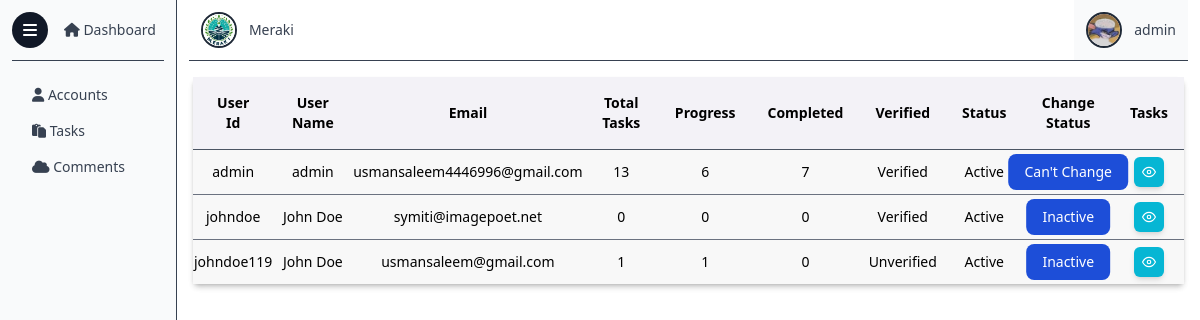
The app's page /dashboard.php (signed in), older data.
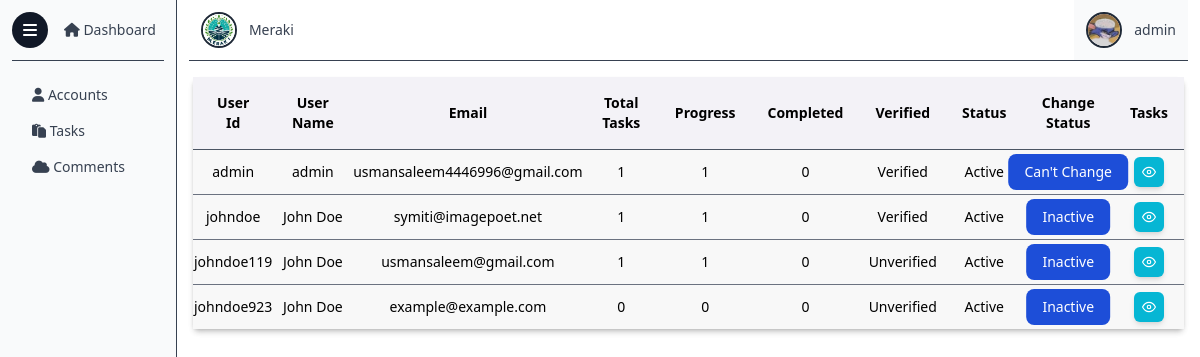
The same page, newer data.
### tables this page shows
CREATE TABLE `users` (
  `id` varchar(30) NOT NULL,
  `name` varchar(30) NOT NULL,
  `email` varchar(30) NOT NULL,
  `pass` text NOT NULL,
  `img` text NOT NULL,
  `status` int(1) NOT NULL,
  `admin` int(11) NOT NULL DEFAULT 0,
  `active` int(11) NOT NULL DEFAULT 1
);

### dashboard.php (the view, shortened to what the changed rows need)
<?php
$user_id = $_SESSION["id"];
include ("partials/_dbconnect.php");
?>
<!DOCTYPE html>
<html lang="en">
<head>
    <link href="side/style.css" rel="stylesheet">
</head>
<body class="open-sans bg-white">
    <div class="flex z-20 overflow-y-hidden max-h-screen">
        <div class="overflow-y-scroll hide-scrollbar w-full">
            <header class="flex justify-between items-center mx-3">
                <div class="flex items-center space-x-3 p-3 bg-gray-50">
                    <?php
                    $sql = "SELECT * FROM `users` WHERE `id` = ?";
                    $stmt = mysqli_prepare($conn, $sql);
                    mysqli_stmt_bind_param($stmt, "s", $user_id);
                    mysqli_execute($stmt);
                    $result = mysqli_stmt_get_result($stmt);
                    $row = mysqli_fetch_assoc($result);
                    if ($row["img"] != "none") {
                        echo '<img src="profile/images/' . $row["img"] . '" alt="" class="h-9 w-9 rounded-full border-2 border-gray-800">';
                    } else {
                        echo '<img src="images/user.png" alt="profile" class="h-9 w-9 rounded-full border-2 border-gray-800">';
                    }
                    echo '<p class="text-gray-700 text-sm">' . $row["name"] . '</p>';
                    ?>
                </div>
            </header>
            <div class="m-4 bg-white rounded-md shadow-md container min-w-[calc(100%-32px)] text-sm max-w-[calc(100%-32px)]"
                id="user">
                <table class="w-full shadow-md">
                    <thead>
                        <tr class="border-b-gray-600 border-b bg-[#F3F2F7]">
                            <th scope="col" class="p-4">User Id</th>
                            <th scope="col" class="p-4">User Name</th>
                            <th scope="col" class="p-4">Email</th>
                            <th scope="col" class="p-4">Total Tasks</th>
                            <th scope="col" class="p-4">Progress</th>
                            <th scope="col" class="p-4">Completed</th>
                            <th scope="col" class="p-4">Verified</th>
                            <th scope="col" class="p-4">Status</th>
                            <th scope="col" class="p-4">Change Status</th>
                            <th scope="col" class="p-4">Tasks</th>
                        </tr>
                    </thead>
                    <tbody>
                        <?php
                        $sql = "SELECT * FROM `users`";
                        $stmt = mysqli_prepare($conn, $sql);
                        mysqli_stmt_execute($stmt);
                        $result = mysqli_stmt_get_result($stmt);
                        while ($row = mysqli_fetch_assoc($result)) {
                            if ($row["active"] == 1) {
                                $status = "Active";
                                $change_status = "Inactive";
                                $change_status_id = 0;
                            } else {
                                $status = "Unactive";
                                $change_status = "Active";
                                $change_status_id = 1;
                            }
                            if ($_SESSION["id"] == $row["id"]) {
                                $change_status = "Can't Change";
                                $change_status_id = 2;
                            }
                            if ($row["status"] == 1) {
                                $verify = "Verified";
                            } else {
                                $verify = "Unverified";
                            }
                            $totalTasks = 0;
                            $progress = 0;
                            $finished = 0;
                            $sql = "SELECT * FROM `tasks` WHERE `id` = ?";
                            $stmt = mysqli_prepare($conn, $sql);
                            mysqli_stmt_bind_param($stmt, "s", $row["id"]);
                            mysqli_stmt_execute($stmt);
                            $result2 = mysqli_stmt_get_result($stmt);
                            while ($row2 = mysqli_fetch_assoc($result2)) {
                                $totalTasks++;
                                if ($row2["task_status"] == "progress") {
                                    $progress++;
                                } else if ($row2["task_status"] == "finished") {
                                    $finished++;
                                }
                            }
                            echo '<tr class="border-b-gray-500 border-b bg-[#F8F8F8] last:border-b-0">
                            <td class="text-center py-3">' . $row["id"] . '</td>
                            <td class="text-center py-3">' . $row["name"] . '</td>
                            <td class="text-center py-3">' . $row["email"] . '</td>
                            <td class="text-center py-3">' . $totalTasks . '</td>
                            <td class="text-center py-3">' . $progress . '</td>
                            <td class="text-center py-3">' . $finished . '</td>
                            <td class="text-center py-3">' . $verify . '</td>
                            <td class="text-center py-3">' . $status . '</td>
                            <td class="py-3 relative">
                                <button onclick="window.location.assign(`dashboard/_changeuseractive?id=' . $row["id"] . '&status=' . $change_status_id . '`)" class="absolute left-1/2 top-1/2 -translate-y-1/2 -translate-x-1/2 text-white bg-blue-700 hover:bg-blue-800 focus:ring-4 focus:outline-none focus:ring-blue-300 font-medium rounded-lg text-sm  px-4 py-2 text-center whitespace-nowrap">' . $change_status . '</button>
                            </td>
                            <td class="py-3 relative">
                                <button class="absolute left-1/2 top-1/2 -translate-y-1/2 -translate-x-1/2 flex items-center p-2 text-white bg-cyan-500 shadow-md hover:bg-cyan-400 rounded-md"
                                onclick="window.location.assign(`tasks?id=' . $row["id"] . '`)">
                                    <svg xmlns="http://www.w3.org/2000/svg" width="14" height="14" viewBox="0 0 24 24" fill="none"
                                    stroke="currentColor" stroke-width="2" stroke-linecap="round" stroke-linejoin="round"
                                    class="feather feather-eye">
                                    <path d="M1 12s4-8 11-8 11 8 11 8-4 8-11 8-11-8-11-8z"></path>
                                    <circle cx="12" cy="12" r="3"></circle>
                                    </svg>
                                </button>
                            </td>
                            </tr>';
                        }
                        ?>
                    </tbody>
                </table>
            </div>
        </div>
    </div>
</body>
</html>

Row changes from the older to the newer data that the page shows:
computed for users "admin": totalTasks "13" → "1"; progress "6" → "1"; finished "7" → "0"
computed for users "johndoe": totalTasks "0" → "1"; progress "0" → "1"
added users: id "johndoe923", name "John Doe", email "example@example.com", totalTasks "0", progress "0", finished "0", status "Unverified", active "Active", active "Inactive"
